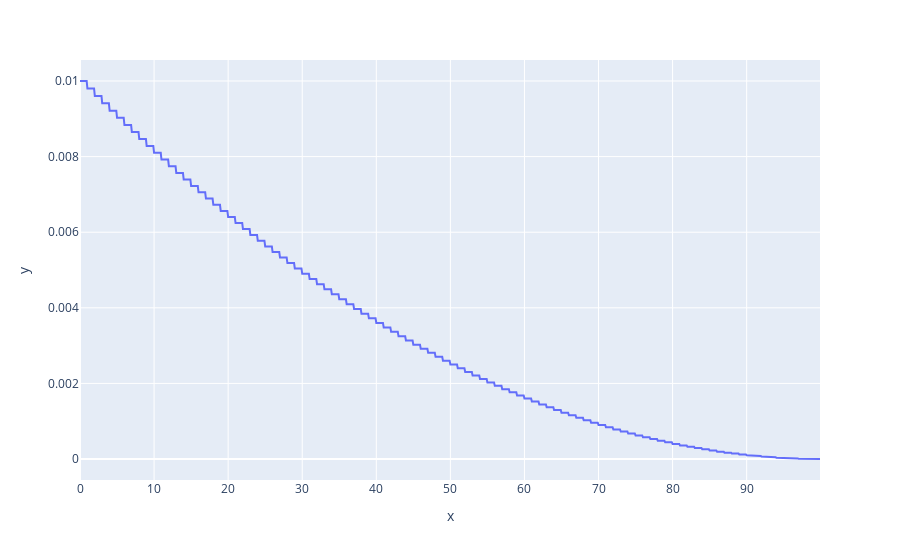

The notebook cell this image was saved under:
### Code cell
px.line(x=x, y=lrs)

### Figure 1 — Plotly figure (JSON) as saved in the notebook; plotly's stock layout.template omitted (floating-point values rounded to 4 significant figures; data arrays with more than 128 entries replaced by an {"elided": "..."} marker saying what was removed)
{"data": [{"hovertemplate": "x=%{x}<br>y=%{y}<extra></extra>", "legendgroup": "", "line": {"color": "#636efa", "dash": "solid"}, "marker": {"symbol": "circle"}, "mode": "lines", "name": "", "orientation": "v", "showlegend": false, "type": "scatter", "x": {"elided": "1000 float values"}, "xaxis": "x", "y": {"elided": "1000 float values"}, "yaxis": "y"}], "layout": {"legend": {"tracegroupgap": 0}, "margin": {"t": 60}, "xaxis": {"anchor": "y", "domain": [0, 1], "title": {"text": "x"}}, "yaxis": {"anchor": "x", "domain": [0, 1], "title": {"text": "y"}}}}
